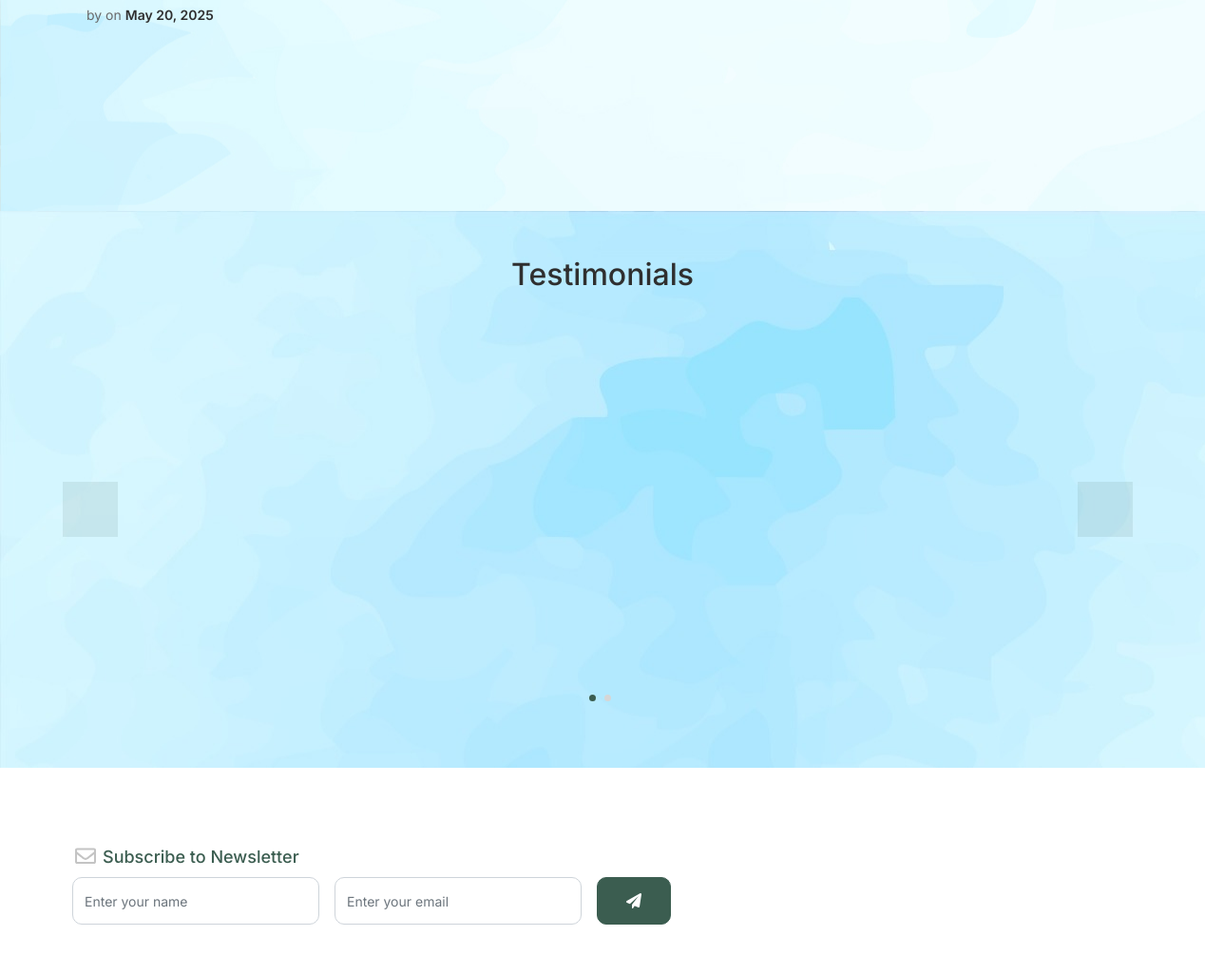
Page /blog/ (middle part) on the earlier database version.
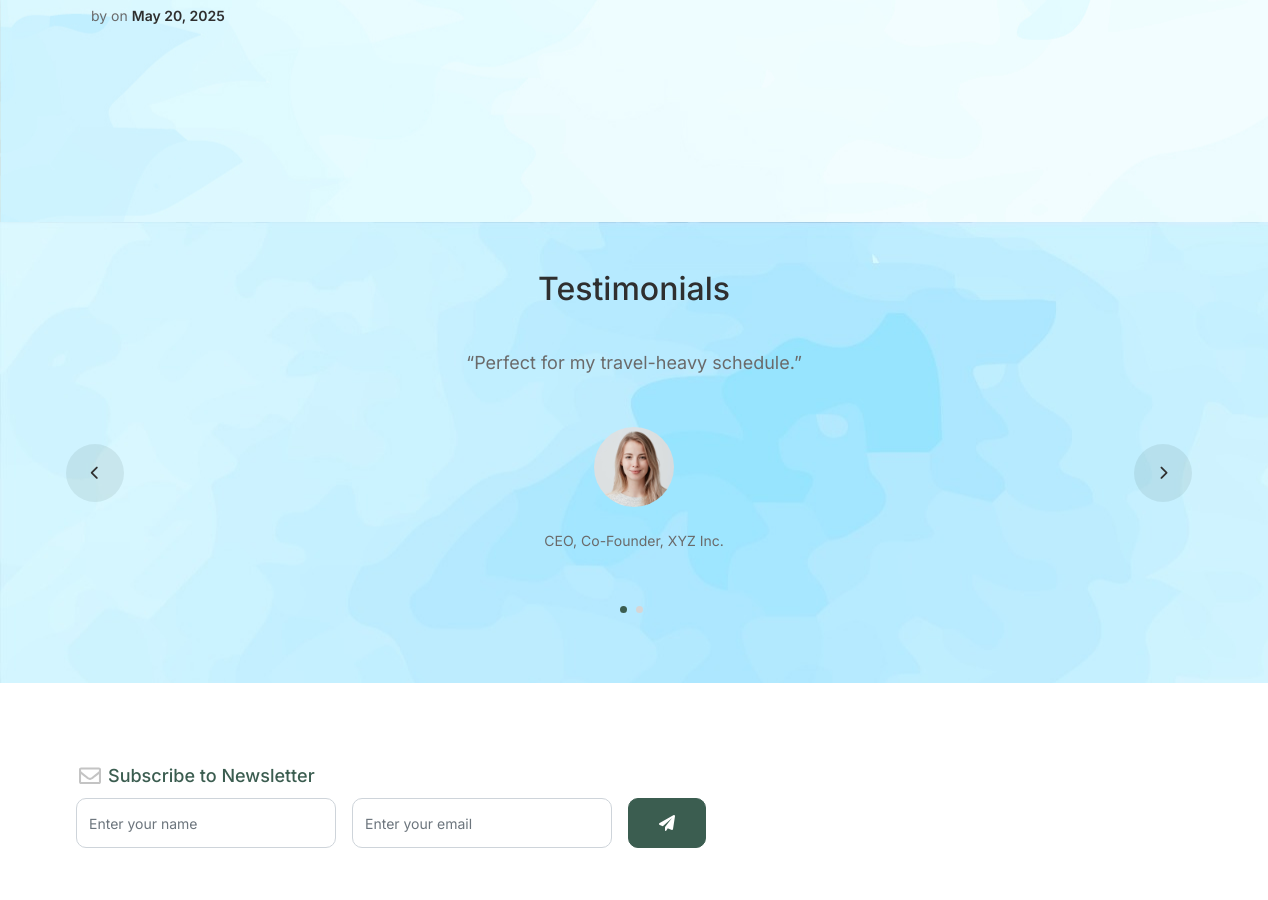
Same page on the later database version.
### core/models.py (models this page shows, shortened)
class Post(models.Model):
    title = models.CharField(max_length=255)
    author = models.ForeignKey(User, on_delete=models.CASCADE, related_name='posts')
    created_at = models.DateTimeField(auto_now=True)
    image = models.ImageField(upload_to='posts/')

class Testimonial(models.Model):
    user = models.ForeignKey(User, on_delete=models.CASCADE, related_name='testimonials')
    first_name = models.CharField(max_length=50, blank=True, default='')  # allow blank + default
    last_name  = models.CharField(max_length=50, blank=True, default='')  # allow blank + default
    job = models.CharField(max_length=50)
    review = models.TextField()
    image = models.ImageField(upload_to='testimonials/', null=True, blank=True)

### core/views.py (the view)
# urls.py: path('blog/', blog_view, name='blog'),
def blog_view(request):
    context = {
        'posts': Post.objects.select_related('author').all().order_by('-created_at'),
        'testimonials': Testimonial.objects.select_related('user').all()
    }
    return render(request, 'core/blog.html', context)

### templates/core/blog.html (shortened to what this page needs)
{% load static %}
<!doctype html>
<html lang="en">
<head>
		<link href="{% static 'css/bootstrap.min.css' %}" rel="stylesheet">
		<link href="https://cdnjs.cloudflare.com/ajax/libs/font-awesome/6.0.0-beta3/css/all.min.css" rel="stylesheet">
		<link href="{% static 'css/tiny-slider.css' %}" rel="stylesheet">
		<link href="{% static 'css/style.css' %}" rel="stylesheet">
	</head>
	<body>
		<div class="blog-section">
			<div class="container">
				<div class="row">
                    {% for post in posts %}
					<div class="col-12 col-sm-6 col-md-4 mb-4 mb-md-0">
						<div class="post-entry">
							<div class="post-content-entry">
								<div class="meta">
									<span>by <a href="#">{{ post.author.get_full_name }}</a></span> <span>on <a href="#">{{ post.created_at|date:"M d, Y" }}</a></span>
								</div>
							</div>
						</div>
					</div>
                    {% endfor %}
				</div>
			</div>
		</div>
		<div class="testimonial-section">
			<div class="container">
				<div class="row">
					<div class="col-lg-7 mx-auto text-center">
						<h2 class="section-title">Testimonials</h2>
					</div>
				</div>
				<div class="row justify-content-center">
					<div class="col-lg-12">
						<div class="testimonial-slider-wrap text-center">
							<div id="testimonial-nav">
								<span class="prev" data-controls="prev"><span class="fa fa-chevron-left"></span></span>
								<span class="next" data-controls="next"><span class="fa fa-chevron-right"></span></span>
							</div>
							<div class="testimonial-slider">
								{% for testimonial in testimonials %}
								    <div class="item">
									<div class="row justify-content-center">
										<div class="col-lg-8 mx-auto">
											<div class="testimonial-block text-center">
												<blockquote class="mb-5">
													<p>&ldquo;{{ testimonial.review }}&rdquo;</p>
												</blockquote>
												<div class="author-info">
													<div class="author-pic">
														<img src="{{ testimonial.image.url }}" alt="Maria Jones" class="img-fluid">
													</div>
													<span class="position d-block mb-3">CEO, Co-Founder, XYZ Inc.</span>
												</div>
											</div>
										</div>
									</div>
								</div>
								{% endfor %}
							</div>
						</div>
					</div>
				</div>
			</div>
		</div>
		<footer class="footer-section">
			<div class="container relative">
                    <div class="row">
					<div class="col-lg-8">
						<div class="subscription-form">
							<h3 class="d-flex align-items-center"><span class="me-1"><img src="{% static 'images/envelope-outline.svg' %}" alt="Image" class="img-fluid"></span><span>Subscribe to Newsletter</span></h3>
							<form action="{% url 'home' %}?page=blog" class="row g-3" method="post">
								<div class="col-auto">
									<input type="text" class="form-control" placeholder="Enter your name" name="name">
								</div>
								<div class="col-auto">
									<input type="email" class="form-control" placeholder="Enter your email" name="email">
								</div>
								<div class="col-auto">
									<button class="btn btn-primary" type="submit">
										<span class="fa fa-paper-plane"></span>
									</button>
								</div>
							</form>
						</div>
					</div>
				</div>
				<div class="row g-5 mb-5">
				</div>
			</div>
		</footer>
	</body>
</html>

Differences in the rows shown:
removed Testimonial: image (picture)
added Testimonial: review "Perfect for my travel-heavy schedule.", image (picture)
